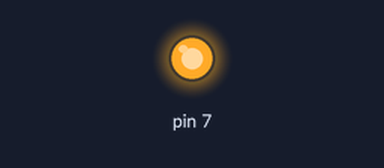
A sketch run on a simulated Arduino Uno, built with avr-gcc and run on an emulated ATmega328P. Parts: output pins drawn as LEDs (lit = HIGH).

Above: at 0.5 s.
At 4.7 s:
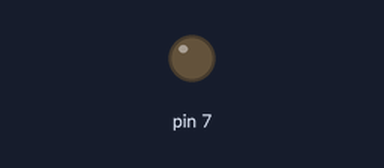
Timing chart, 0 to 7.4 s (numbered marks = the images above):
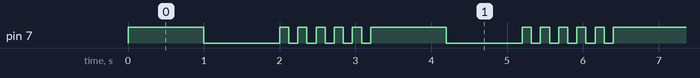

Measured:
- by itself, pin 7: repeats every 3.2 s: LOW 1.0 s, 5 × (HIGH 0.12 s, LOW 0.12 s), HIGH 1.0 s
- by itself, everything shown: repeats every 3.2 s, in 12 steps

The sketch:

05_practice_2.ino
```cpp
void setup() {
  pinMode(7, OUTPUT);
}

void loop() {
   digitalWrite(7,HIGH);
   delay(1000);
   digitalWrite(7,LOW);
   delay(1000);
   int i = 1;
   while(i<6){
    digitalWrite(7,HIGH);
    delay(120);
    digitalWrite(7,LOW);
    delay(120);
    i++;

   }
}
```
